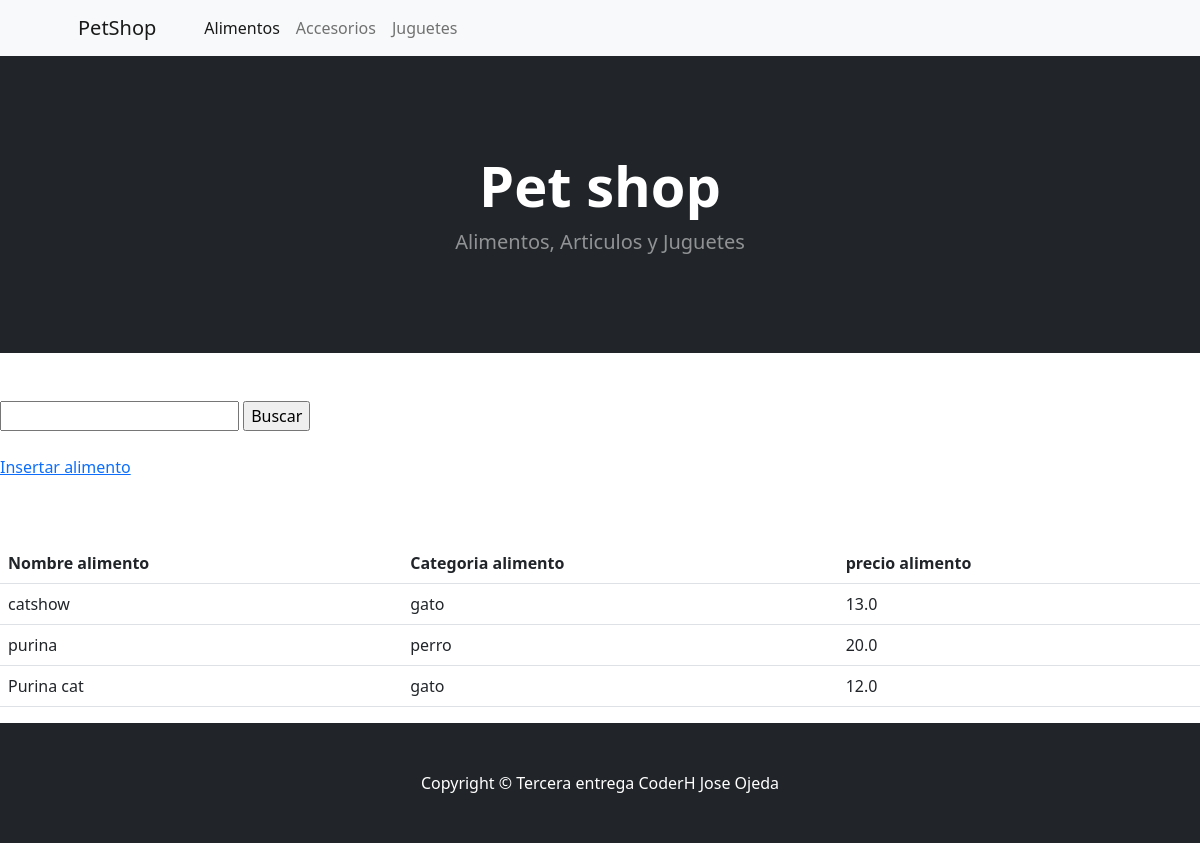
Page //alimento-mascotas/ on the earlier database version.
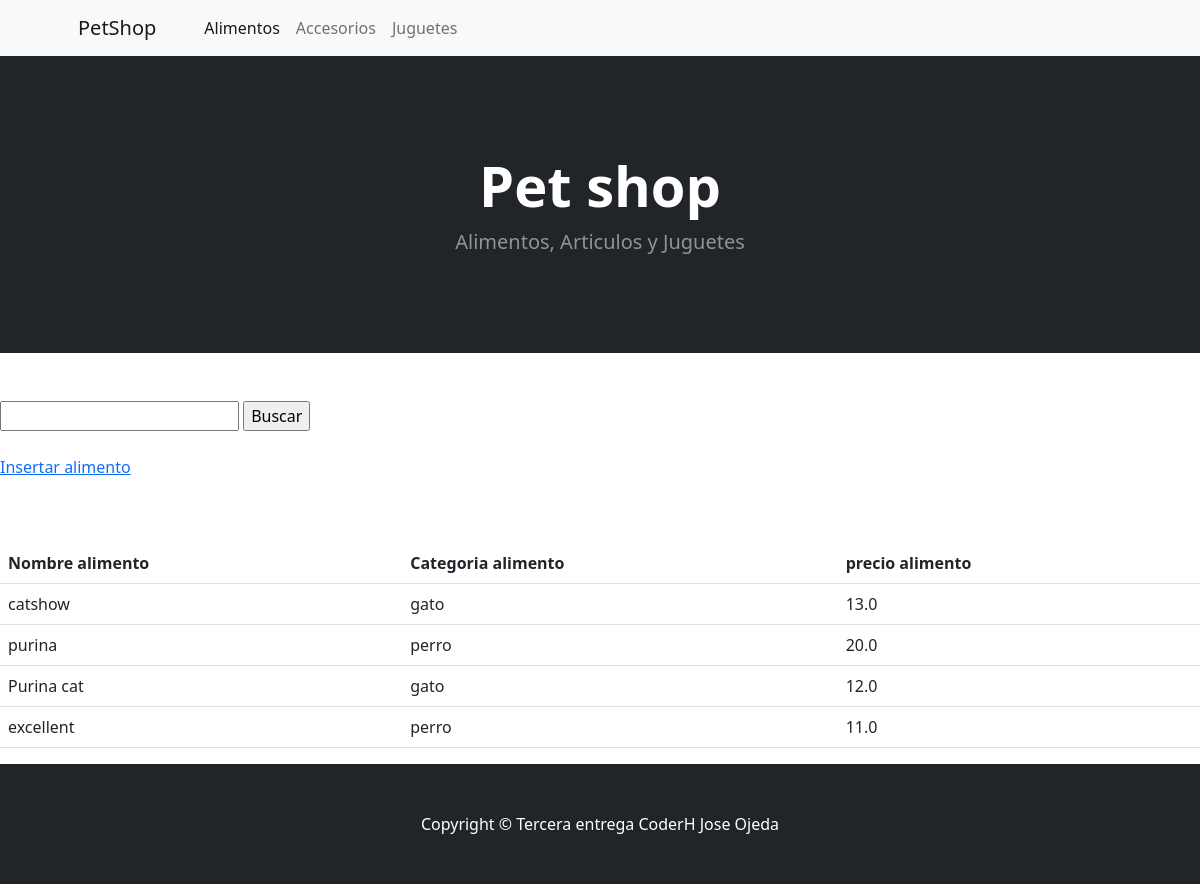
Same page on the later database version.
### app_entrega/models.py (models this page shows, shortened)
class Alimento(models.Model):
    categoria_al = models.CharField(max_length=256)
    nombre_al = models.CharField(max_length=256)
    precio_al = models.FloatField(max_length=4)

### app_entrega/views.py (the view)
# urls.py: path('/alimento-mascotas/', views.alimentos, name='alimento_mascotas'),
def alimentos(request):
    contexto = {'alimentos': Alimento.objects.all()}
    return render(request, 'app_entrega/alimento.html', contexto,)

### app_entrega/templates/app_entrega/alimento.html (shortened to what this page needs)
{% extends 'app_entrega/base.html' %}
{% load static %}
{% block content %}
<br><br>
<form action= "{% url 'buscar_al' %}" method="GET">
    <input type="text" name="busqueda_al">
    <input type="submit" value="Buscar">
</form>
<br>
<p><a href="{% url 'insertar_alimento' %}">Insertar alimento</a></p>
<br><br>
<table class="table">
    <tbody>
        <tr>
            <th>Nombre alimento</th>
            <th>Categoria alimento</th>
            <th>precio alimento</th>
        </tr>
        {% for alimento in alimentos %}
        <tr>
            <td>{{ alimento.nombre_al }}</td>
            <td>{{ alimento.categoria_al }}</td>
            <td>{{ alimento.precio_al }}</td>
        </tr>
        {% endfor %}
    </tbody>
</table>
{% endblock content %}

Differences in the rows shown:
added Alimento: nombre_al "excellent", categoria_al "perro", precio_al "11.0"
